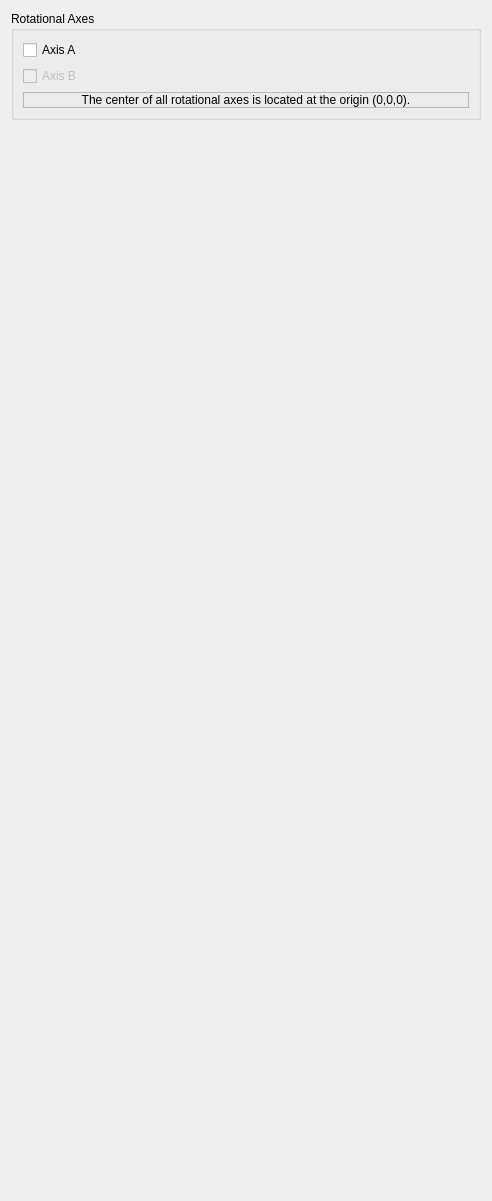
      <widget class="QWidget" name="page_7">
       <property name="geometry">
        <rect>
         <x>0</x>
         <y>0</y>
         <width>492</width>
         <height>1201</height>
        </rect>
       </property>
       <attribute name="label">
        <string>Options</string>
       </attribute>
       <layout class="QVBoxLayout" name="verticalLayout_22">
        <item>
         <widget class="QGroupBox" name="groupBox_7">
          <property name="title">
           <string>Rotational Axes</string>
          </property>
          <layout class="QVBoxLayout" name="verticalLayout_21">
           <item>
            <widget class="QCheckBox" name="optionEnableAxisA">
             <property name="text">
              <string>Axis A</string>
             </property>
            </widget>
           </item>
           <item>
            <widget class="QCheckBox" name="optionEnableAxisB">
             <property name="enabled">
              <bool>false</bool>
             </property>
             <property name="text">
              <string>Axis B</string>
             </property>
            </widget>
           </item>
           <item>
            <widget class="QLabel" name="label">
             <property name="frameShape">
              <enum>QFrame::StyledPanel</enum>
             </property>
             <property name="frameShadow">
              <enum>QFrame::Sunken</enum>
             </property>
             <property name="text">
              <string>The center of all rotational axes is located at the origin (0,0,0).</string>
             </property>
             <property name="alignment">
              <set>Qt::AlignCenter</set>
             </property>
             <property name="wordWrap">
              <bool>true</bool>
             </property>
            </widget>
           </item>
          </layout>
         </widget>
        </item>
        <item>
         <spacer name="verticalSpacer_8">
          <property name="orientation">
           <enum>Qt::Vertical</enum>
          </property>
          <property name="sizeHint" stdset="0">
           <size>
            <width>20</width>
            <height>1021</height>
           </size>
          </property>
         </spacer>
        </item>
       </layout>
      </widget>
